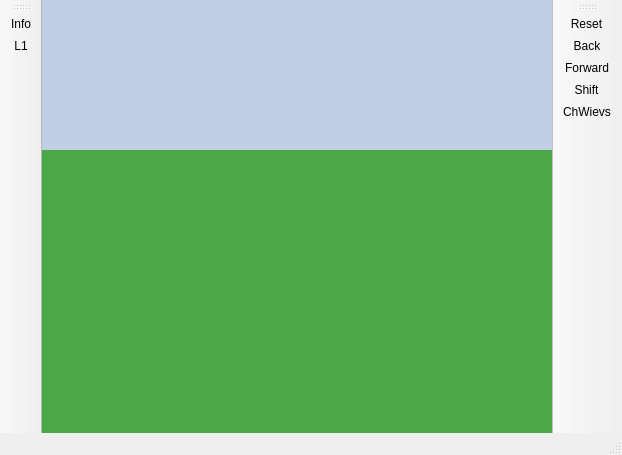
<?xml version="1.0" encoding="UTF-8"?>
<ui version="4.0">
 <class>MainWindow</class>
 <widget class="QMainWindow" name="MainWindow">
  <property name="geometry">
   <rect>
    <x>0</x>
    <y>0</y>
    <width>622</width>
    <height>455</height>
   </rect>
  </property>
  <property name="windowTitle">
   <string>MainWindow</string>
  </property>
  <widget class="QWidget" name="centralwidget">
   <widget class="QLabel" name="label">
    <property name="geometry">
     <rect>
      <x>0</x>
      <y>0</y>
      <width>571</width>
      <height>151</height>
     </rect>
    </property>
    <property name="styleSheet">
     <string notr="true">background-color: rgba(187, 204, 229, 228);</string>
    </property>
    <property name="text">
     <string/>
    </property>
   </widget>
   <widget class="QLabel" name="label_2">
    <property name="geometry">
     <rect>
      <x>0</x>
      <y>150</y>
      <width>571</width>
      <height>301</height>
     </rect>
    </property>
    <property name="styleSheet">
     <string notr="true">background-color: rgb(76, 167, 70);</string>
    </property>
    <property name="text">
     <string/>
    </property>
   </widget>
  </widget>
  <widget class="QStatusBar" name="statusbar"/>
  <widget class="QToolBar" name="toolBar_Left">
   <property name="windowTitle">
    <string>toolBar</string>
   </property>
   <attribute name="toolBarArea">
    <enum>LeftToolBarArea</enum>
   </attribute>
   <attribute name="toolBarBreak">
    <bool>false</bool>
   </attribute>
   <addaction name="actionInfo"/>
   <addaction name="actionL1"/>
  </widget>
  <widget class="QToolBar" name="toolBar_Right">
   <property name="windowTitle">
    <string>toolBar_2</string>
   </property>
   <attribute name="toolBarArea">
    <enum>RightToolBarArea</enum>
   </attribute>
   <attribute name="toolBarBreak">
    <bool>false</bool>
   </attribute>
   <addaction name="actionReset"/>
   <addaction name="actionBack"/>
   <addaction name="actionForward"/>
   <addaction name="actionShift"/>
   <addaction name="actionChWievs"/>
  </widget>
  <action name="actionBack">
   <property name="icon">
    <iconset resource="IconsRight.qrc">
     <normaloff>:/IconsRight/icons/Right ToolBar/Back.png</normaloff>:/IconsRight/icons/Right ToolBar/Back.png</iconset>
   </property>
   <property name="text">
    <string>Back</string>
   </property>
  </action>
  <action name="actionChWievs">
   <property name="icon">
    <iconset resource="IconsRight.qrc">
     <normaloff>:/IconsRight/icons/Right ToolBar/Change views.png</normaloff>:/IconsRight/icons/Right ToolBar/Change views.png</iconset>
   </property>
   <property name="text">
    <string>ChWievs</string>
   </property>
  </action>
  <action name="actionConfig">
   <property name="icon">
    <iconset resource="IconsRight.qrc">
     <normaloff>:/IconsRight/icons/Right ToolBar/Configuration.png</normaloff>:/IconsRight/icons/Right ToolBar/Configuration.png</iconset>
   </property>
   <property name="text">
    <string>Config</string>
   </property>
  </action>
  <action name="actionForward">
   <property name="icon">
    <iconset resource="IconsRight.qrc">
     <normaloff>:/IconsRight/icons/Right ToolBar/Forward.png</normaloff>:/IconsRight/icons/Right ToolBar/Forward.png</iconset>
   </property>
   <property name="text">
    <string>Forward</string>
   </property>
  </action>
  <action name="actionMapping">
   <property name="icon">
    <iconset resource="IconsRight.qrc">
     <normaloff>:/IconsRight/icons/Right ToolBar/Mapping mode.png</normaloff>:/IconsRight/icons/Right ToolBar/Mapping mode.png</iconset>
   </property>
   <property name="text">
    <string>Mapping</string>
   </property>
  </action>
  <action name="actionPan">
   <property name="icon">
    <iconset resource="IconsRight.qrc">
     <normaloff>:/IconsRight/icons/Right ToolBar/PanningMode.png</normaloff>:/IconsRight/icons/Right ToolBar/PanningMode.png</iconset>
   </property>
   <property name="text">
    <string>Pan</string>
   </property>
  </action>
  <action name="actionPause">
   <property name="icon">
    <iconset resource="IconsRight.qrc">
     <normaloff>:/IconsRight/icons/Right ToolBar/Pause.png</normaloff>:/IconsRight/icons/Right ToolBar/Pause.png</iconset>
   </property>
   <property name="text">
    <string>Pause</string>
   </property>
  </action>
  <action name="actionReset">
   <property name="icon">
    <iconset resource="IconsRight.qrc">
     <normaloff>:/IconsRight/icons/Right ToolBar/Reset.png</normaloff>:/IconsRight/icons/Right ToolBar/Reset.png</iconset>
   </property>
   <property name="text">
    <string>Reset</string>
   </property>
  </action>
  <action name="actionShift">
   <property name="icon">
    <iconset resource="IconsRight.qrc">
     <normaloff>:/IconsRight/icons/Right ToolBar/Shift.png</normaloff>:/IconsRight/icons/Right ToolBar/Shift.png</iconset>
   </property>
   <property name="text">
    <string>Shift</string>
   </property>
  </action>
  <action name="actionR1">
   <property name="icon">
    <iconset resource="IconsRight.qrc">
     <normaloff>:/IconsRight/icons/Right ToolBar/myProject10.png</normaloff>:/IconsRight/icons/Right ToolBar/myProject10.png</iconset>
   </property>
   <property name="text">
    <string>R1</string>
   </property>
  </action>
  <action name="actionR2">
   <property name="icon">
    <iconset resource="IconsRight.qrc">
     <normaloff>:/IconsRight/icons/Right ToolBar/myProject11.png</normaloff>:/IconsRight/icons/Right ToolBar/myProject11.png</iconset>
   </property>
   <property name="text">
    <string>R2</string>
   </property>
  </action>
  <action name="actionInfo">
   <property name="icon">
    <iconset resource="IconsAndGifs.qrc">
     <normaloff>:/resourcesLeft/icons/Left ToolBar/myProject.png</normaloff>:/resourcesLeft/icons/Left ToolBar/myProject.png</iconset>
   </property>
   <property name="text">
    <string>Info</string>
   </property>
  </action>
  <action name="actionL1">
   <property name="icon">
    <iconset resource="IconsAndGifs.qrc">
     <normaloff>:/resourcesLeft/icons/Left ToolBar/myProject3.png</normaloff>:/resourcesLeft/icons/Left ToolBar/myProject3.png</iconset>
   </property>
   <property name="text">
    <string>L1</string>
   </property>
  </action>
 </widget>
 <resources>
  <include location="IconsAndGifs.qrc"/>
  <include location="IconsRight.qrc"/>
 </resources>
 <connections/>
</ui>
